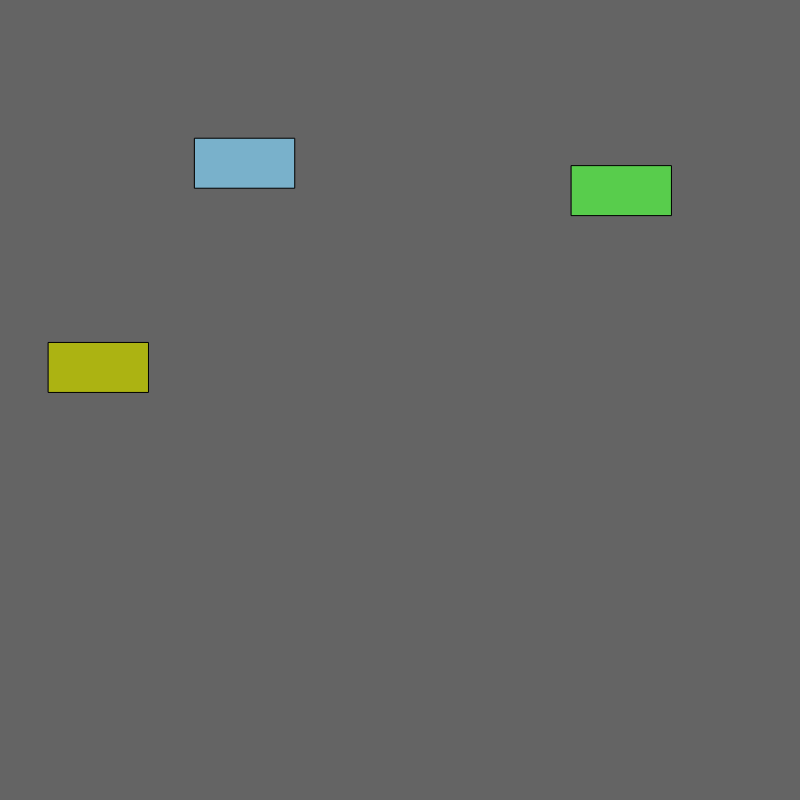
Frame 1 (no input)
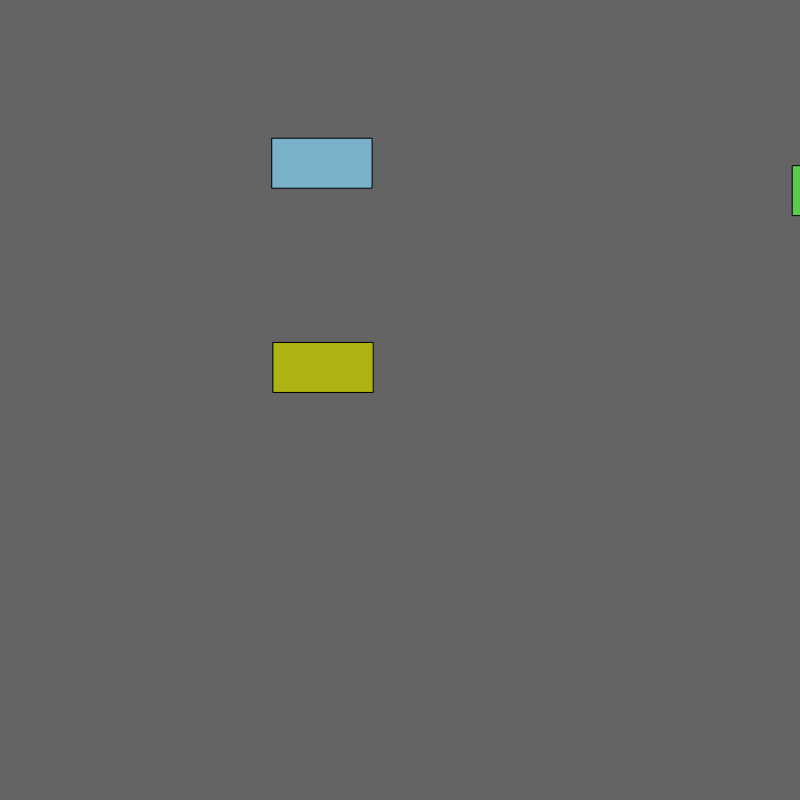
Frame 60 (no input)
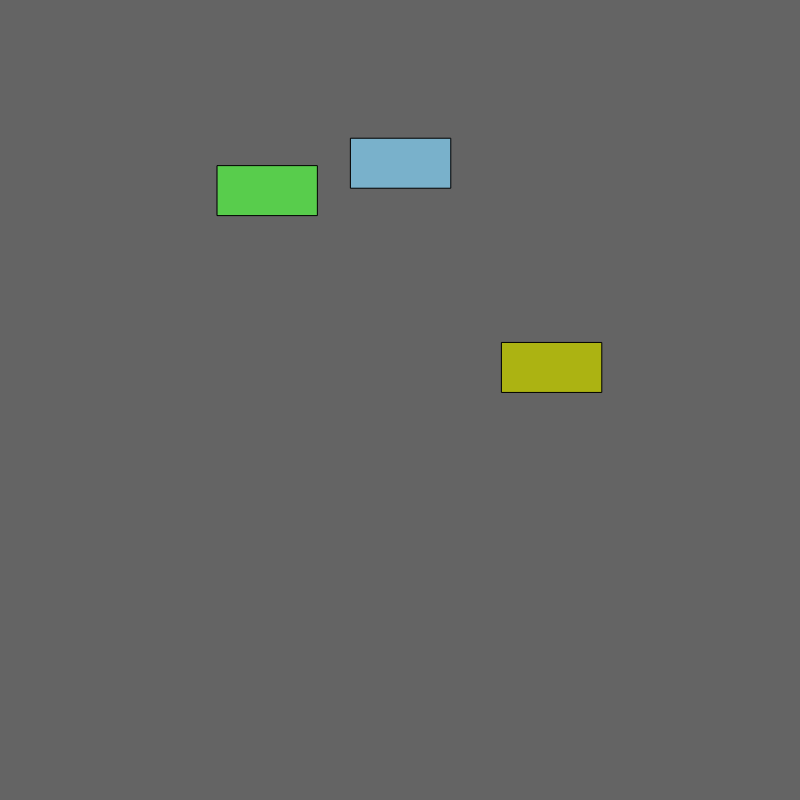
Frame 120 (the mouse pressed at the canvas centre since frame 60)

The p5.js sketch that drew these frames (run headless with seeded random() and noise() and a simulated clock; from frame 60 on, the mouse is pressed at the canvas centre):

// p5.js sketch
// ── sketch.js
var myCar; //decalre object
var myCar1;
var myCar2;


function setup() {
  createCanvas(800, 800);
  myCar = new Car(); //spawn one object
  myCar1 = new Car();
  myCar2 = new Car();
}

function draw() {
  background(100);

  myCar.display();
  myCar.drive();

  myCar1.display();
  myCar1.drive();

  myCar2.display();
  myCar2.drive();

}

//our car class
function Car() {
  //attributes
  this.x = random(width);
  this.y = random(height);
  this.vel = random(5);
  this.r = random(255);
  this.g = random(255);
  this.b = random(255);

  //methods
  this.display = function() {
    fill(this.r, this.g, this.b);
    rect(this.x, this.y, 100, 50);
  }

  this.drive = function(){
    this.x = this.x + this.vel;
    if (this.x > width) {
      this.x = 0;

    }
  }
}
